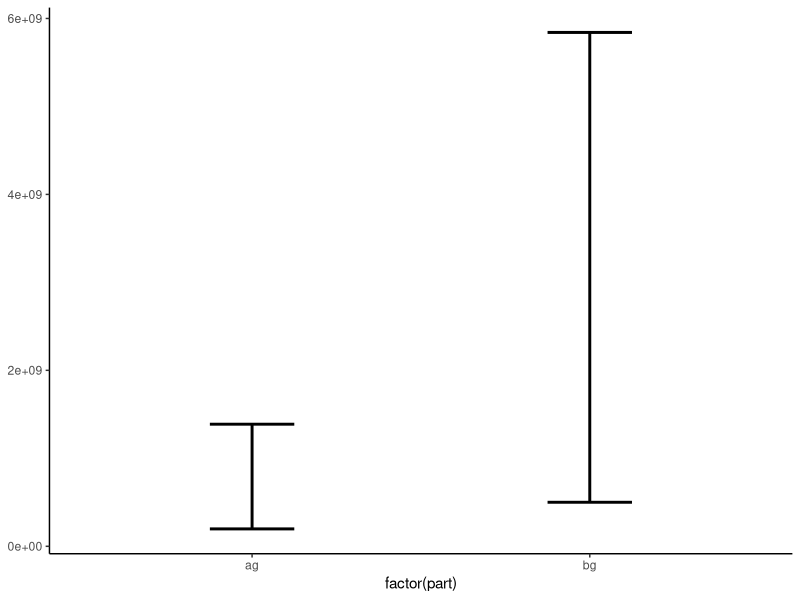

This chart was generated by the following R code:
library(truncnorm) # remotes::install_github("olafmersmann/truncnorm")
library(ggplot2)

set.seed(42)

agb_mean <- 47.84 #mean aboveground (ag) biomass (gDW m-2)
agb_sd <- 28.98 #standard deviation of mean ag biomass

bgb_mean <- 191.47 #mean belowground (bg) biomass (gDW m-2)
bgb_sd <- 135.67 #standard deviation of mean bg biomass

n_sample <- 100

# create normal distribution values using mean and sd
df_range <- purrr::map_dfr(list(ag = c(agb_mean, agb_sd), bg = c(bgb_mean, bgb_sd)), function(i) {
  
  samples <- truncnorm::rtruncnorm(n = n_sample, mean = i[[1]], sd = i[[2]], a = 0.0)
  
  # get lower and higher 10% and 90% quantiles
  lower <- quantile(x = samples, probs = 0.1)
  upper <- quantile(x = samples, probs = 0.9)
  
  # sample values from lower and upper for each cell, we might need to to this in Rcpp
  n_cells <- 14340940
  
  total_lower <- sum(sample(x = samples[samples < lower], size = n_cells, replace = TRUE))
  
  total_higher <- sum(sample(x =  samples[samples > upper], size = n_cells, replace = TRUE))
  
  data.frame(lower = total_lower, higher = total_higher)
  
}, .id = "part")


# tidyr::pivot_longer(df_range, -part, names_to = "range") |> 
ggplot(df_range, aes(x = factor(part), ymin = lower, ymax = higher)) + 
  geom_errorbar(linewidth = 1, width = 0.25) + 
  theme_classic()
